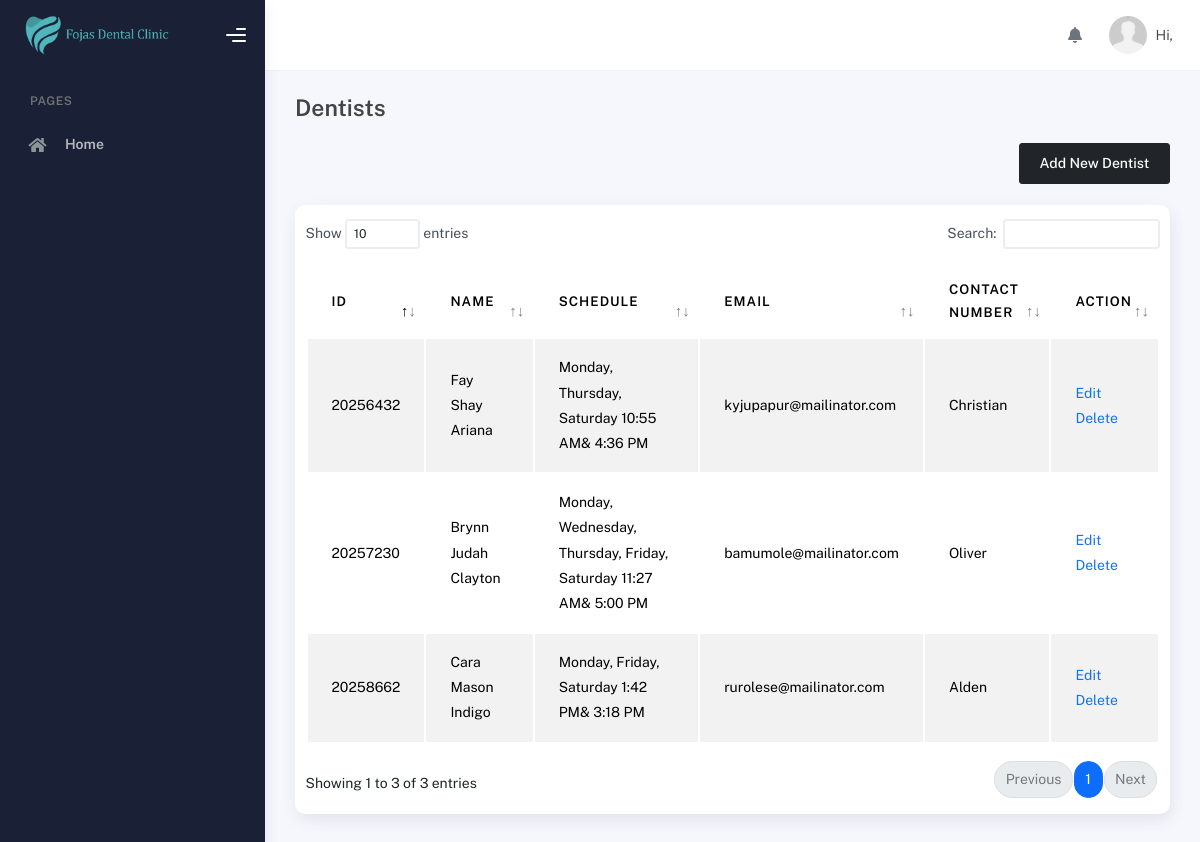
/modules/admin/view-dentists.php, run on an earlier commit of the app's database.
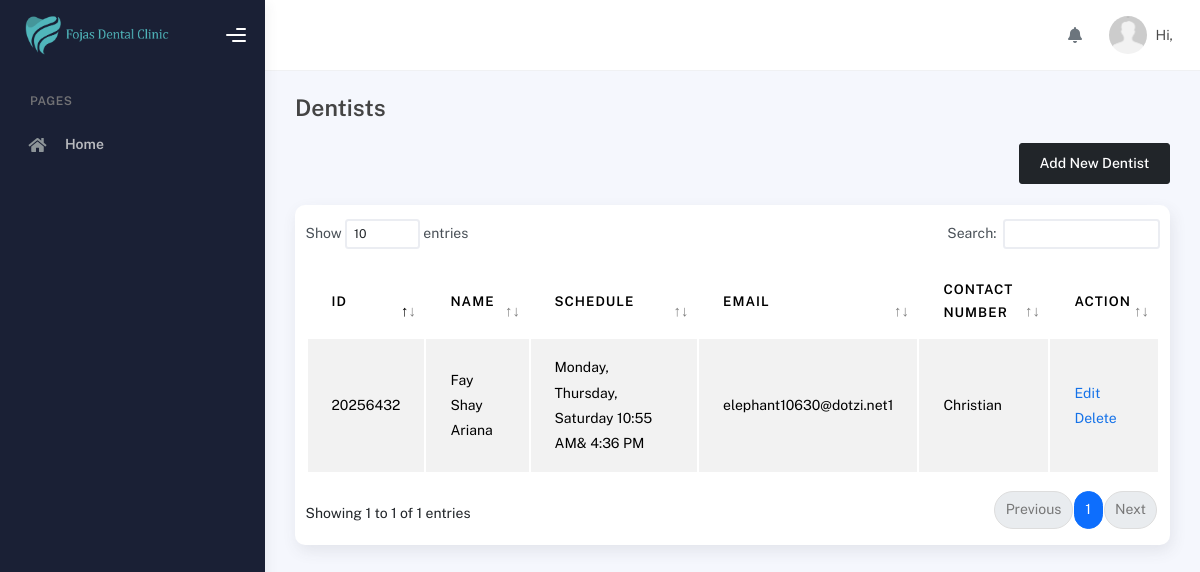
And on a later commit of the database.
### tables this page shows
CREATE TABLE `schedule` (
  `id` int(11) NOT NULL,
  `user_id` int(255) NOT NULL,
  `day` varchar(150) NOT NULL,
  `start_time` varchar(100) NOT NULL,
  `end_time` varchar(100) NOT NULL,
  `date_created` date NOT NULL,
  `date_updated` date NOT NULL
);

CREATE TABLE `users` (
  `id` int(11) NOT NULL,
  `user_id` int(100) NOT NULL,
  `role_id` int(11) NOT NULL,
  `first_name` varchar(250) NOT NULL,
  `middle_name` varchar(255) NOT NULL,
  `last_name` varchar(255) NOT NULL,
  `mobile_number` varchar(255) NOT NULL,
  `email` varchar(255) NOT NULL,
  `password` varchar(255) NOT NULL,
  `date_of_birth` date NOT NULL,
  `date_created` date NOT NULL,
  `date_updated` date NOT NULL,
  `token` varchar(255) DEFAULT NULL,
  `address` varchar(255) DEFAULT NULL,
  `otp` varchar(100) DEFAULT NULL
);

### modules/admin/view-dentists.php (the view, shortened to what this page needs)
<?php
include('../../connection/connection.php');
?>
<!DOCTYPE html>
<html lang="en">
<head>
    <?php include '../../includes/styles.php' ?>
</head>
<body>
    <div class="wrapper">
        <?php include '../../includes/sidebar.php'; ?>
      <div class="main-panel">
        <?php include '../../includes/topbar.php'; ?>
        <div class="container">
          <div class="page-inner">
            <div class="page-header">
              <h4 class="page-title">Dentists</h4>
            </div>
            <div class="page-category">
                <div class="row mb-4">
                    <div class="col-lg-12">
                        <div class="d-flex justify-content-end">
                            <a href="add-dentist.php" class="btn btn-dark">Add New Dentist</a>
                        </div>
                    </div>
                </div>
                <div class="card py-3">
                    <div class="table-responsive">
                    <table id="dataTable" class="display table table-striped table-hover">
                        <thead>
                            <tr>
                                <th>Id</th>
                                <th>Name</th>
                                <th>Schedule</th>
                                <th>Email</th>
                                <th>Contact Number</th>
                                <th>Action</th>
                            </tr>
                        </thead>
                        <tbody>
                        <?php
                            $query_dentists = "SELECT users.user_id AS user_id, users.first_name AS first_name, users.middle_name AS middle_name, users.last_name AS last_name, users.mobile_number AS mobile_number, users.email AS email, schedule.user_id AS schedule_user_id, schedule.day AS day , schedule.start_time AS start_time, schedule.end_time AS end_time
                            FROM
                            users
                            LEFT JOIN schedule
                            ON users.user_id = schedule.user_id
                            WHERE users.role_id = '3'";
                            $run_dentists = mysqli_query($conn,$query_dentists);
                            if(mysqli_num_rows($run_dentists) > 0){
                                foreach($run_dentists as $row_dentist){
                                    ?>
                                    <tr>
                                        <td><?php echo $row_dentist['user_id']?></td>
                                        <td><?php echo $row_dentist['first_name']. " " . $row_dentist['middle_name'] . " " . $row_dentist['last_name']?></td>
                                        <td><?php echo $row_dentist['day']. " " . date("g:i A",strtotime($row_dentist['start_time'])). "& " . date("g:i A", strtotime($row_dentist['end_time'])) ?></td>
                                        <td><?php echo $row_dentist['email']?></td>
                                        <td><?php echo $row_dentist['mobile_number']?></td>
                                        <td>
                                            <a href="edit-dentist.php?user_id=<?php echo$row_dentist['user_id']?>">Edit</a>
                                            <a href="delete-dentist.php?user_id=<?php echo $row_dentist['user_id']?>">Delete</a>
                                        </td>
                                    </tr>
                                    <?php
                                }
                            }
                            ?>
                        </tbody>
                        </table>
                    </div>
                </div>
            </div>
          </div>
        </div>
      </div>
    </div>
</body>
</html>

### includes/styles.php (shortened to what this page needs)
<?php
echo '
<script src="' . BASE_PATH . '/assets/js/plugin/webfont/webfont.min.js"></script>
<script>
WebFont.load({
google: { families: ["Public Sans:300,400,500,600,700"] },
custom: {
    families: [
    "Font Awesome 5 Solid",
    "Font Awesome 5 Regular",
    "Font Awesome 5 Brands",
    "simple-line-icons",
    ],
    urls: ["' . BASE_PATH . '/assets/css/fonts.min.css"],
},
active: function () {
    sessionStorage.fonts = true;
},
});
</script>
<link rel="stylesheet" href="' . BASE_PATH . '/assets/css/bootstrap.min.css" />
<link rel="stylesheet" href="' . BASE_PATH . '/assets/css/plugins.min.css" />
<link rel="stylesheet" href="' . BASE_PATH . '/assets/css/kaiadmin.min.css" />
<link rel="stylesheet" href="' . BASE_PATH . '/assets/css/demo.css" />
'
?>

### includes/sidebar.php (shortened to what this page needs)
<?php
echo '
<div class="sidebar" data-background-color="dark">
<div class="sidebar-logo">
    <div class="logo-header" data-background-color="dark">
    <a href="#" class="logo">
        <img
        src="' . BASE_PATH . '/assets/img/banner-2.png"
        alt="navbar brand"
        class="navbar-brand"
        height="40"
        />
    </a>
    <div class="nav-toggle">
        <button class="btn btn-toggle toggle-sidebar">
        <i class="gg-menu-right"></i>
        </button>
        <button class="btn btn-toggle sidenav-toggler">
        <i class="gg-menu-left"></i>
        </button>
    </div>
    <button class="topbar-toggler more">
        <i class="gg-more-vertical-alt"></i>
    </button>
    </div>
</div>
<div class="sidebar-wrapper scrollbar scrollbar-inner">
    <div class="sidebar-content">
        <ul class="nav nav-secondary">
            <li class="nav-section">
                <!-- <span class="sidebar-mini-icon">
                    <i class="fa fa-ellipsis-h"></i>
                </span> -->
                <h4 class="text-section">Pages</h4>
            </li>
            <li class="nav-item">
                <a href="dashboard.php">
                    <i class="fas fa-home"></i>
                    <p>Home</p>
                </a>
            </li>
            ';
            echo '
        </ul>
    </div>
</div>
</div>
';
?>

### includes/topbar.php (shortened to what this page needs)
<?php
echo '
<div class="main-header">
  <nav
    class="navbar navbar-header navbar-header-transparent navbar-expand-lg border-bottom"
  >
    <div class="container-fluid">
      <ul class="navbar-nav topbar-nav ms-md-auto align-items-center">
        <li class="nav-item topbar-icon dropdown hidden-caret ">
          <a
            class="nav-link dropdown-toggle disabled"
            href="#"
            id="notifDropdown"
            role="button"
            data-bs-toggle="dropdown"
            aria-haspopup="true"
            aria-expanded="false"
          >
            <i class="fa fa-bell"></i>
          </a>
        </li>
        <li class="nav-item topbar-user dropdown hidden-caret">
          <a
            class="dropdown-toggle profile-pic"
            data-bs-toggle="dropdown"
            href="#"
            aria-expanded="false"
          >
            <div class="avatar-sm">
              <img
                src="'. BASE_PATH . '/assets/img/default.jpg"
                alt="Userimg"
                class="avatar-img rounded-circle"
              />
            </div>
            <span class="profile-username">
              <span class="op-7">Hi,</span>
              <span class="fw-bold">' . $first_name .'</span>
            </span>
          </a>
          <ul class="dropdown-menu dropdown-user animated fadeIn">
            <div class="dropdown-user-scroll scrollbar-outer">
              <li>';
              echo '</li>
            </div>
          </ul>
        </li>
      </ul>
    </div>
  </nav>
</div>
';
?>

What changed in the data, as far as the page shows it:
removed schedule: users.user_id "20258662", users.first_name "Cara", users.middle_name "Mason", users.last_name "Indigo", day "Monday, Friday, Saturday", start_time "1:42 PM", end_time "3:18 PM", users.email "rurolese@mailinator.com", users.mobile_number "Alden"
no longer on this page (row unchanged): schedule: users.user_id "20257230", users.first_name "Brynn", users.middle_name "Judah", users.last_name "Clayton", day "Monday, Wednesday, Thursday, Friday, Saturday", start_time "11:27 AM", end_time "5:00 PM", users.email "bamumole@mailinator.com", users.mobile_number "Oliver"
changed through a linked row, schedule "Monday, Thursday, Saturday": users.email "kyjupapur@mailinator.com" → "elephant10630@dotzi.net1"
Also different on the page:
text written by a page script: "Show entries Search: Showing 1 to 3 of 3 entries Previous 1 Next" → "Show entries Search: Showing 1 to 1 of 1 entries Previous 1 Next"
